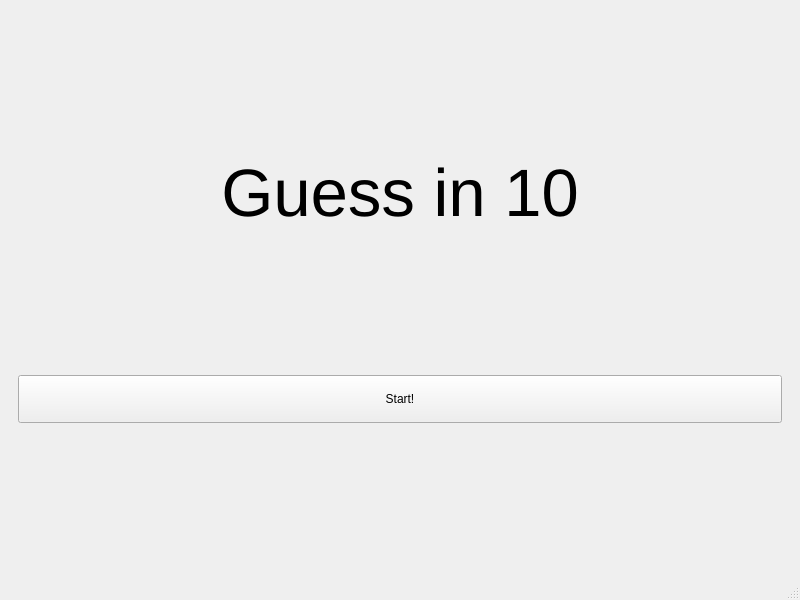
<?xml version="1.0" encoding="UTF-8"?>
<ui version="4.0">
 <class>MainWindow</class>
 <widget class="QMainWindow" name="MainWindow">
  <property name="geometry">
   <rect>
    <x>0</x>
    <y>0</y>
    <width>800</width>
    <height>600</height>
   </rect>
  </property>
  <property name="windowTitle">
   <string>MainWindow</string>
  </property>
  <widget class="QWidget" name="centralwidget">
   <layout class="QVBoxLayout" name="verticalLayout_2">
    <item>
     <widget class="QStackedWidget" name="stackedWidget">
      <widget class="QWidget" name="startPage">
       <layout class="QVBoxLayout" name="verticalLayout">
        <item>
         <spacer name="verticalSpacer_2">
          <property name="orientation">
           <enum>Qt::Vertical</enum>
          </property>
          <property name="sizeHint" stdset="0">
           <size>
            <width>20</width>
            <height>40</height>
           </size>
          </property>
         </spacer>
        </item>
        <item>
         <widget class="QLabel" name="titleLabel">
          <property name="font">
           <font>
            <pointsize>50</pointsize>
           </font>
          </property>
          <property name="text">
           <string>Guess in 10</string>
          </property>
          <property name="alignment">
           <set>Qt::AlignCenter</set>
          </property>
         </widget>
        </item>
        <item>
         <spacer name="verticalSpacer">
          <property name="orientation">
           <enum>Qt::Vertical</enum>
          </property>
          <property name="sizeHint" stdset="0">
           <size>
            <width>20</width>
            <height>40</height>
           </size>
          </property>
         </spacer>
        </item>
        <item>
         <widget class="QPushButton" name="startButton">
          <property name="minimumSize">
           <size>
            <width>0</width>
            <height>48</height>
           </size>
          </property>
          <property name="text">
           <string>Start!</string>
          </property>
          <property name="iconSize">
           <size>
            <width>32</width>
            <height>32</height>
           </size>
          </property>
         </widget>
        </item>
        <item>
         <spacer name="verticalSpacer_3">
          <property name="orientation">
           <enum>Qt::Vertical</enum>
          </property>
          <property name="sizeHint" stdset="0">
           <size>
            <width>20</width>
            <height>40</height>
           </size>
          </property>
         </spacer>
        </item>
       </layout>
      </widget>
      <widget class="QWidget" name="switchingPage">
       <widget class="QWidget" name="verticalLayoutWidget">
        <property name="geometry">
         <rect>
          <x>0</x>
          <y>0</y>
          <width>781</width>
          <height>531</height>
         </rect>
        </property>
        <layout class="QVBoxLayout" name="verticalLayout_3">
         <item>
          <spacer name="verticalSpacer_6">
           <property name="orientation">
            <enum>Qt::Vertical</enum>
           </property>
           <property name="sizeHint" stdset="0">
            <size>
             <width>20</width>
             <height>40</height>
            </size>
           </property>
          </spacer>
         </item>
         <item>
          <widget class="QLabel" name="switchLabel">
           <property name="font">
            <font>
             <pointsize>50</pointsize>
            </font>
           </property>
           <property name="text">
            <string>Ready?</string>
           </property>
           <property name="alignment">
            <set>Qt::AlignCenter</set>
           </property>
          </widget>
         </item>
         <item>
          <spacer name="verticalSpacer_5">
           <property name="orientation">
            <enum>Qt::Vertical</enum>
           </property>
           <property name="sizeHint" stdset="0">
            <size>
             <width>20</width>
             <height>40</height>
            </size>
           </property>
          </spacer>
         </item>
         <item>
          <widget class="QPushButton" name="goButton">
           <property name="minimumSize">
            <size>
             <width>0</width>
             <height>48</height>
            </size>
           </property>
           <property name="text">
            <string>Go!</string>
           </property>
          </widget>
         </item>
         <item>
          <spacer name="verticalSpacer_4">
           <property name="orientation">
            <enum>Qt::Vertical</enum>
           </property>
           <property name="sizeHint" stdset="0">
            <size>
             <width>20</width>
             <height>40</height>
            </size>
           </property>
          </spacer>
         </item>
        </layout>
       </widget>
      </widget>
      <widget class="QWidget" name="animalPage">
       <widget class="QWidget" name="horizontalLayoutWidget">
        <property name="geometry">
         <rect>
          <x>0</x>
          <y>0</y>
          <width>781</width>
          <height>531</height>
         </rect>
        </property>
        <layout class="QHBoxLayout" name="horizontalLayout">
         <item>
          <layout class="QVBoxLayout" name="verticalLayout_5">
           <item>
            <widget class="QLabel" name="animalLabel">
             <property name="font">
              <font>
               <pointsize>24</pointsize>
              </font>
             </property>
             <property name="text">
              <string>Animal Name</string>
             </property>
             <property name="alignment">
              <set>Qt::AlignCenter</set>
             </property>
            </widget>
           </item>
           <item>
            <widget class="QLabel" name="animalPicture">
             <property name="text">
              <string>Picture goes here... </string>
             </property>
             <property name="alignment">
              <set>Qt::AlignCenter</set>
             </property>
            </widget>
           </item>
          </layout>
         </item>
         <item>
          <layout class="QVBoxLayout" name="verticalLayout_4">
           <item>
            <widget class="QLabel" name="questionLabel">
             <property name="font">
              <font>
               <pointsize>24</pointsize>
              </font>
             </property>
             <property name="text">
              <string>Question Count: 0</string>
             </property>
             <property name="alignment">
              <set>Qt::AlignCenter</set>
             </property>
            </widget>
           </item>
           <item>
            <widget class="QPushButton" name="questionButton">
             <property name="minimumSize">
              <size>
               <width>0</width>
               <height>48</height>
              </size>
             </property>
             <property name="text">
              <string>Question Asked</string>
             </property>
            </widget>
           </item>
           <item>
            <widget class="QPushButton" name="gameOverBtn">
             <property name="minimumSize">
              <size>
               <width>0</width>
               <height>48</height>
              </size>
             </property>
             <property name="text">
              <string>Guess Right!</string>
             </property>
            </widget>
           </item>
           <item>
            <widget class="QLabel" name="clueCount">
             <property name="font">
              <font>
               <pointsize>24</pointsize>
              </font>
             </property>
             <property name="text">
              <string>Clue Count: 0 </string>
             </property>
             <property name="alignment">
              <set>Qt::AlignCenter</set>
             </property>
            </widget>
           </item>
           <item>
            <widget class="QPushButton" name="clueBtn">
             <property name="minimumSize">
              <size>
               <width>0</width>
               <height>48</height>
              </size>
             </property>
             <property name="text">
              <string>Give Clue</string>
             </property>
            </widget>
           </item>
          </layout>
         </item>
        </layout>
       </widget>
      </widget>
      <widget class="QWidget" name="gameOverPage">
       <widget class="QWidget" name="verticalLayoutWidget_4">
        <property name="geometry">
         <rect>
          <x>-1</x>
          <y>-1</y>
          <width>781</width>
          <height>531</height>
         </rect>
        </property>
        <layout class="QVBoxLayout" name="verticalLayout_6">
         <item>
          <spacer name="verticalSpacer_8">
           <property name="orientation">
            <enum>Qt::Vertical</enum>
           </property>
           <property name="sizeHint" stdset="0">
            <size>
             <width>20</width>
             <height>40</height>
            </size>
           </property>
          </spacer>
         </item>
         <item>
          <widget class="QLabel" name="resultLabel">
           <property name="font">
            <font>
             <pointsize>48</pointsize>
            </font>
           </property>
           <property name="text">
            <string>TextLabel</string>
           </property>
           <property name="alignment">
            <set>Qt::AlignCenter</set>
           </property>
          </widget>
         </item>
         <item>
          <widget class="QLabel" name="detailLabel">
           <property name="font">
            <font>
             <pointsize>24</pointsize>
            </font>
           </property>
           <property name="text">
            <string>TextLabel</string>
           </property>
           <property name="alignment">
            <set>Qt::AlignCenter</set>
           </property>
          </widget>
         </item>
         <item>
          <spacer name="verticalSpacer_9">
           <property name="orientation">
            <enum>Qt::Vertical</enum>
           </property>
           <property name="sizeHint" stdset="0">
            <size>
             <width>20</width>
             <height>40</height>
            </size>
           </property>
          </spacer>
         </item>
         <item>
          <widget class="QPushButton" name="startOverBtn">
           <property name="minimumSize">
            <size>
             <width>0</width>
             <height>48</height>
            </size>
           </property>
           <property name="text">
            <string>Play Again!</string>
           </property>
          </widget>
         </item>
         <item>
          <spacer name="verticalSpacer_7">
           <property name="orientation">
            <enum>Qt::Vertical</enum>
           </property>
           <property name="sizeHint" stdset="0">
            <size>
             <width>20</width>
             <height>40</height>
            </size>
           </property>
          </spacer>
         </item>
        </layout>
       </widget>
      </widget>
     </widget>
    </item>
   </layout>
  </widget>
  <widget class="QMenuBar" name="menubar">
   <property name="geometry">
    <rect>
     <x>0</x>
     <y>0</y>
     <width>800</width>
     <height>22</height>
    </rect>
   </property>
  </widget>
  <widget class="QStatusBar" name="statusbar"/>
 </widget>
 <resources/>
 <connections/>
</ui>
